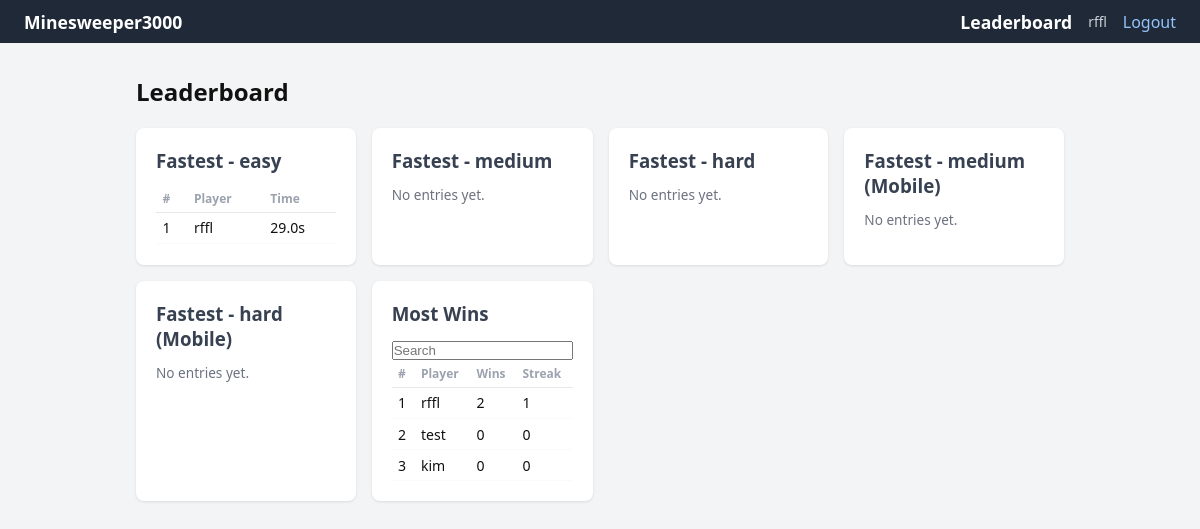
The app's page /leaderboard (signed in) with its own data.
### models.py (models this page shows)
class User(SQLModel, table=True):
    id: int | None = Field(default = None, primary_key=True)
    name: str
    password: str

class UserStats(SQLModel, table=True):
    id: int = Field(default=None, primary_key=True)
    user_id: int = Field(foreign_key="user.id", unique=True)
    games_won: int = Field(default=0)
    games_lost: int = Field(default=0)
    current_streak: int = Field(default=0)
    best_streak: int = Field(default=0)

### main.py (the view)
@app.get("/leaderboard", response_class=HTMLResponse)
async def leaderboard(request: Request, user: User = Depends(get_active_user), session: Session = Depends(get_session), busca: str | None=''):
    if not user:
        return RedirectResponse("/login")
    best_times = {}
    for diff in ["easy", "medium", "hard", "medium (Mobile)", "hard (Mobile)"]:
        rows = session.exec(select(BestTime, User).join(User, BestTime.user_id == User.id).where(BestTime.difficulty == diff).order_by(BestTime.time_seconds)).all()
        seen = {}
        for bt, u in rows:
            if u.name not in seen:
                seen[u.name] = round(bt.time_seconds, 1)
        best_times[diff] = list(seen.items())
    most_wins = session.exec(select(UserStats, User).join(User, UserStats.user_id == User.id).where(User.name.contains(busca)).order_by(UserStats.games_won.desc())).all()
    return templates.TemplateResponse(request, "leaderboard.html", {
        "user": user,
        "best_times": best_times,
        "most_wins": [(u.name, s.games_won, s.best_streak) for s, u in most_wins[:10]],
    })

### templates/leaderboard.html (shortened to what this page needs)
{% extends "index.html" %}
{% block content %}
<h2>Leaderboard</h2>
<div class="lb-grid">
    {% for diff in ["easy", "medium", "hard", "medium (Mobile)", "hard (Mobile)"] %}
    <section class="card">
        <h3>Fastest - {{ diff }}</h3>
        {% if best_times[diff] %}
        <table class="lb-table">
        <tr><th>#</th><th>Player</th><th>Time</th></tr>
        {% for name, secs in best_times[diff] %}
        <tr>
            <td>{{ loop.index }}</td><td>{{ name }}</td><td>{{ secs }}s</td>
        </tr>
        {% endfor %}
        </table>
        {% else %}
        <p class="hint">No entries yet.</p>
        {% endif %}
    </section>
    {% endfor %}
    <section class="card">
        <h3>Most Wins</h3>
        <input type="text"
            placeholder="Search"
            hx-get="/leaderboard"
            hx-target=".lb-table"
            hx-trigger="input changed delay:500ms"
            hx-select=".lb-table"
            name="busca">
        {% if most_wins %}
        <table class="lb-table">
        <tr><th>#</th><th>Player</th><th>Wins</th><th>Streak</th></tr>
        {% for name, wins, streak in most_wins %}
        <tr>
        <td>{{ loop.index }}</td><td>{{ name }}</td><td>{{ wins }}</td><td>{{ streak }}</td>
        </tr>
        {% endfor %}
        </table>
        {% else %}
        <p class="hint">No data yet.</p>
        {% endif %}
    </section>
</div>
{% endblock %}

### templates/index.html (shortened to what this page needs)
<!DOCTYPE html>
<html lang="pt-br">
    <head>
        <link rel="stylesheet" href="/static/style.css">
    </head>
    <body>
        <nav>
        <a href="/">Minesweeper3000</a>
        {% if user %}
        <div class="nav-right">
            <a href="/leaderboard">Leaderboard</a>
            <span class="nav-user">{{ user.name }}</span>
            <a href="/logout">Logout</a>
        </div>
        {% endif %}
        </nav>
        <main id="main">
            {% block content %}{% endblock %}
        </main>
    </body>
</html>

### static/style.css (style rules this page uses)
*, *::before, *::after { box-sizing: border-box; margin: 0; padding: 0; }
body { font-family: system-ui, sans-serif; background: #f3f4f6; color: #111; }
nav { background: #1f2937; color: white; padding: .6rem 1.5rem; display: flex; flex-direction: column; align-items: flex-start; gap: 1rem; }
nav a { color: #93c5fd; text-decoration: none; }
nav a:first-child { color: white; font-weight: 700; font-size: 1.1rem; }
.nav-right { display: flex; gap: 1rem; align-items: center; }
.nav-user { color: #d1d5db; font-size: .85rem; }
#main { max-width: 960px; margin: 2rem auto; padding: 0 1rem; }
h2 { margin-bottom: 1.25rem; }
h3 { margin-bottom: .75rem; color: #374151; }
.hint { font-size: .85rem; color: #6b7280; margin-bottom: 1rem; }
.card { background: white; border-radius: 8px; padding: 1.25rem; box-shadow: 0 1px 3px rgba(0,0,0,.1); }
.lb-grid { display: grid; grid-template-columns: 1fr; gap: 1rem; }
.lb-table { width: 100%; border-collapse: collapse; }
.lb-table th { font-size: .75rem; color: #9ca3af; text-align: left; padding: .3rem .4rem; border-bottom: 1px solid #e5e7eb; }
.lb-table td { padding: .35rem .4rem; border-bottom: 1px solid #f9fafb; font-size: .88rem; }
@media (min-width: 600px) { nav { flex-direction: row; justify-content: space-between; align-items: center; } }
@media (min-width: 600px) { .lb-grid { grid-template-columns: repeat(2, 1fr); } }
@media (min-width: 900px) { .lb-grid { grid-template-columns: repeat(4, 1fr); } }

### records on screen
User: name "rffl", secs "29.0", wins "2", streak "1"
UserStats: name "test", wins "0", streak "0"
UserStats: name "kim", wins "0", streak "0"

### other values on screen
{{ diff }} "easy" "medium" "hard" "medium (Mobile)" "hard (Mobile)"
